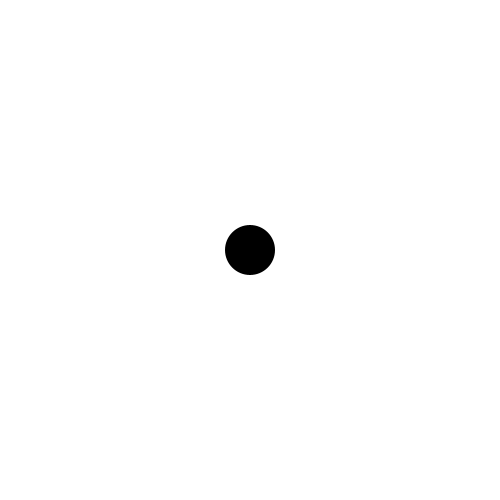
Frame 1 (no input)
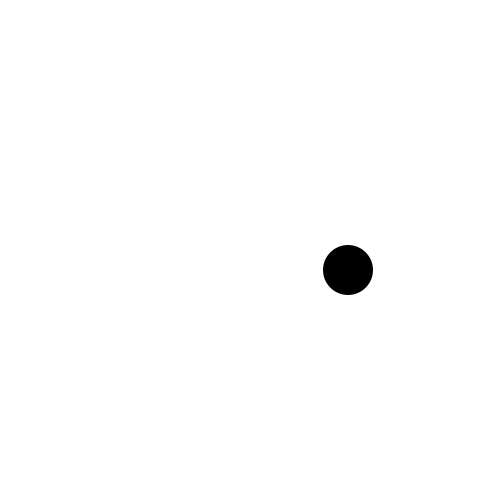
Frame 60 (the mouse pressed at the canvas centre just before this capture)
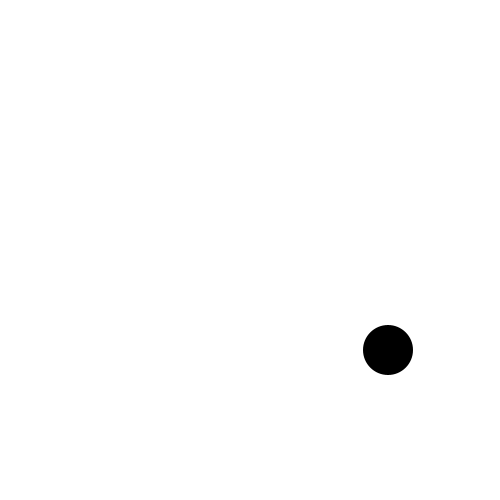
Frame 120 (the mouse held since frame 60 and released just before this capture)

The Processing sketch that drew these frames (run headless with seeded random() and noise(); from frame 60 on, the mouse is pressed at the canvas centre):

// Processing sketch: drill10
// ── drill10.pde
float x = 250;
float y = 250;
float dx = 2;
float dy = 2;
void setup() {
    size(500,500);
    fill(0);
    noStroke();
}

void draw() {
    background(255);
    ellipse(x, y, 50, 50);
    int num = (int)frameCount / 50;
    if (num % 2 == 0) {
        x += dx;
    } else {
        y += dy;
    }
    if (y-25 < 0 || y+25 > height) {
        fill(random(255),random(255),random(255));
        dy *= -1;
    }
    if (x-25 < 0 || x+25 > width) {
        fill(random(255),random(255),random(255));
        dx *= -1;
    }
}
